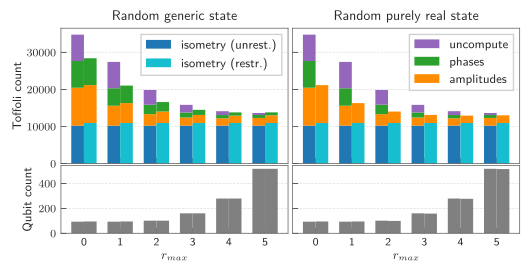

Write Python code to recreate this figure.
# SPDX-FileCopyrightText: 2025 German Aerospace Center (DLR)
#
# SPDX-License-Identifier: Apache-2.0

from sparse_state_preparation import (
    random_tableau,
    SparseStatePreparation,
    fast_toffoli_counter,
)

from qualtran import QFxp
from qualtran.resource_counting import QECGatesCost, get_cost_value, QubitCount

import matplotlib.gridspec as gridspec
import matplotlib.pyplot as plt
import rsmf

import numpy as np

# Plot the two graphs of Figure 9

# Get the states and coefficients
n = 80  # number of qubits
s = 10000  # number of non-zero basis states

seed = 8769876986

rng = np.random.default_rng(seed)
states = random_tableau(s, n, seed=seed)

real_ = rng.normal(loc=0.0, scale=1.0, size=s)
imag_ = rng.normal(loc=0.0, scale=1.0, size=s)
complex_ = imag_ + 1.0j * imag_

coeffs_real = real_ / np.linalg.norm(real_)  # for purely real state
coeffs_general = complex_ / np.linalg.norm(complex_)  # for generic state


def toffoli_cost(cost):
    """
    Count the Toffoli gates.
    """
    return cost.and_bloq + cost.cswap


isometry_modes = ["unrestricted", "restricted"]
coeff_labels = ["complex", "real"]

# Collect Toffoli and qubit costs of the different variants of isometry_mode:
# All combinations of complex/purely real coefficients and restricted and unrestricted version of
# the isometry algorithm.

emtpy_counts = lambda: {
    label: {mode: {} for mode in isometry_modes} for label in coeff_labels
}
isometry_costs = emtpy_counts()
uncompute_costs = emtpy_counts()
phase_prep_costs = emtpy_counts()
amplitude_prep_costs = emtpy_counts()
qubit_counts = emtpy_counts()

max_k_vals = list(range(6))  # Set after inspection.

for restricted, mode in zip([False, True], isometry_modes):
    prep = SparseStatePreparation(
        states, coeffs_general, QFxp(15, 15), 0, restricted, False
    )  # max_k and coeffs are irrelevant for the isometry itself

    iso_cost = fast_toffoli_counter(prep.isometry.circuit)
    iso_qubits = n + prep.isometry.subspace_bitsize + (1 if restricted else -1)

    for coeff, coeff_label in zip([coeffs_general, coeffs_real], coeff_labels):
        for max_k in max_k_vals:
            phases_in_isometry = restricted and (coeff_label == "real")

            prep = SparseStatePreparation(
                states, coeff, QFxp(15, 15), max_k, restricted, phases_in_isometry
            )

            # Get Toffoli and qubit costs.
            dense_cost = toffoli_cost(
                get_cost_value(prep.dense_state_prep, QECGatesCost())
            )
            dense_cost_amplitudes = toffoli_cost(
                get_cost_value(
                    prep.dense_state_prep.prepare_amplitudes_bloq(), QECGatesCost()
                )
            )
            dense_qubits = get_cost_value(prep.dense_state_prep, QubitCount())

            if phases_in_isometry:
                dense_cost_phases = 0
            else:
                dense_cost_phases = toffoli_cost(
                    get_cost_value(
                        prep.dense_state_prep.prepare_phases_bloq(), QECGatesCost()
                    )
                )

            if restricted:
                dense_cost_uncompute = 0
            else:
                dense_cost_uncompute = toffoli_cost(
                    get_cost_value(
                        prep.dense_state_prep.uncompute_bloq(), QECGatesCost()
                    )
                )

            assert (
                dense_cost
                == dense_cost_amplitudes + dense_cost_uncompute + dense_cost_phases
            )

            # Store the costs.
            uncompute_costs[coeff_label][mode][max_k] = dense_cost_uncompute
            phase_prep_costs[coeff_label][mode][max_k] = dense_cost_phases
            amplitude_prep_costs[coeff_label][mode][max_k] = dense_cost_amplitudes

            qubit_counts[coeff_label][mode][max_k] = max(iso_qubits, dense_qubits)
            isometry_costs[coeff_label][mode][max_k] = iso_cost

# Reorder for barplots.
iso_matrix = {
    label: np.array(
        [[c[mode][k_max] for k_max in max_k_vals] for mode in isometry_modes]
    )
    for label, c in isometry_costs.items()
}
dense_uncompute_matrix = {
    label: np.array(
        [[c[mode][k_max] for k_max in max_k_vals] for mode in isometry_modes]
    )
    for label, c in uncompute_costs.items()
}
dense_amplitude_matrix = {
    label: np.array(
        [[c[mode][k_max] for k_max in max_k_vals] for mode in isometry_modes]
    )
    for label, c in amplitude_prep_costs.items()
}
dense_phase_matrix = {
    label: np.array(
        [[c[mode][k_max] for k_max in max_k_vals] for mode in isometry_modes]
    )
    for label, c in phase_prep_costs.items()
}

qubit_matrix = {
    label: np.array(
        [[c[mode][k_max] for k_max in max_k_vals] for mode in isometry_modes]
    )
    for label, c in qubit_counts.items()
}

# Plot figure 9
formatter = rsmf.setup(
    r"\documentclass[onecolumn, a4paper, unpublished]{quantumarticle}"
)
fig = formatter.figure(aspect_ratio=0.45)

gs = gridspec.GridSpec(
    2, 2, height_ratios=[2, 1], hspace=0.02, width_ratios=[1, 1], wspace=0.02
)

ax_cost = [fig.add_subplot(gs[0, 0])]
ax_cost.append(fig.add_subplot(gs[0, 1], sharey=ax_cost[0]))
ax_qubits = [fig.add_subplot(gs[1, 0], sharex=ax_cost[0])]
ax_qubits.append(fig.add_subplot(gs[1, 1], sharey=ax_qubits[0], sharex=ax_cost[1]))

bar_width = 0.35
indices = np.arange(len(max_k_vals))

iso_colors = ["tab:blue", "tab:cyan"]
amplitudes_color = "darkorange"
phases_color = "tab:green"
uncompute_color = "tab:purple"

labels = ["isometry (unrestricted)", "isometry (restricted)"]

legend_handles_iso = []

for j, complex in enumerate(coeff_labels):
    for i, (mode, label, iso_color) in enumerate(
        zip(isometry_modes, labels, iso_colors)
    ):
        h_iso = ax_cost[j].bar(
            indices + i * bar_width,
            iso_matrix[complex][i],
            width=bar_width,
            edgecolor="black",
            linewidth=0.008,
            color=iso_color,
            hatch="///",
            hatch_linewidth=0.01,
        )
        legend_handles_iso.append(h_iso)
        h_amplitude = ax_cost[j].bar(
            indices + i * bar_width,
            dense_amplitude_matrix[complex][i],
            width=bar_width,
            edgecolor="black",
            linewidth=0.008,
            bottom=iso_matrix[complex][i],
            color=amplitudes_color,
        )
        h_phase = ax_cost[j].bar(
            indices + i * bar_width,
            dense_phase_matrix[complex][i],
            width=bar_width,
            edgecolor="black",
            linewidth=0.008,
            bottom=dense_amplitude_matrix[complex][i] + iso_matrix[complex][i],
            color=phases_color,
        )
        h_uncompute = ax_cost[j].bar(
            indices + i * bar_width,
            dense_uncompute_matrix[complex][i],
            width=bar_width,
            bottom=dense_amplitude_matrix[complex][i]
            + iso_matrix[complex][i]
            + dense_phase_matrix[complex][i],
            color=uncompute_color,
            edgecolor="black",
            linewidth=0.008,
        )

    ax_cost[0].set_ylabel(r"Toffoli count")
    ax_cost[1].tick_params(labelleft=False)
    ax_cost[j].set_xticks([])
    ax_cost[j].set_xticklabels([])

    for i, (mode, iso_color) in enumerate(zip(isometry_modes, iso_colors)):
        ax_qubits[j].bar(
            indices + i * bar_width,
            qubit_matrix[complex][i],
            width=bar_width,
            edgecolor="black",
            color="gray",
            linewidth=0.01,
        )

    ax_qubits[1].tick_params(labelleft=False)
    ax_qubits[0].set_ylabel("Qubit count")
    ax_qubits[j].grid(axis="y", linestyle="--", alpha=0.6)

    ax_qubits[j].set_xlabel(r"$r_{max}$")
    xtick_labels = [str(k) for k in max_k_vals]
    ax_qubits[j].set_xticks(indices + bar_width / 2)
    ax_qubits[j].set_xticklabels(xtick_labels)

    legend_handles = legend_handles_iso[:2]
    legend_labels = ["isometry (unrest.)", "isometry (restr.)"]
    ax_cost[0].legend(
        legend_handles, legend_labels, ncol=1, loc="upper right", framealpha=0.9
    )

    legend_handles = [h_uncompute, h_phase, h_amplitude]
    legend_labels = ["uncompute", "phases", "amplitudes"]
    ax_cost[1].legend(
        legend_handles, legend_labels, ncol=1, loc="upper right", framealpha=0.9
    )

    ax_cost[j].grid(axis="y", linestyle="--", alpha=0.6)

ax_cost[1].set_title("Random purely real state", fontsize=10)
ax_cost[0].set_title("Random generic state", fontsize=10)

plt.savefig("figure_9.pdf", bbox_inches="tight")
